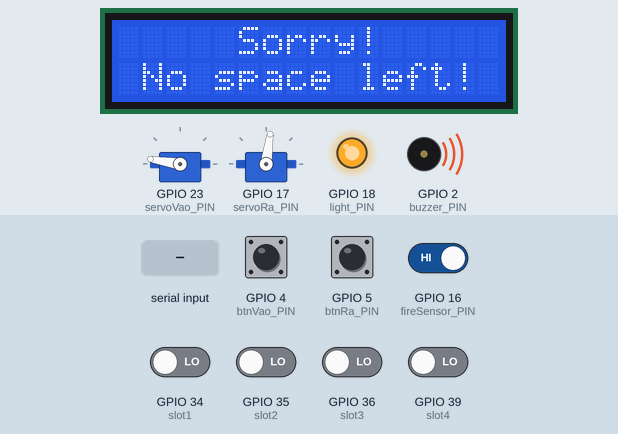
Recording of a sketch running on a simulated ESP32. On the bench: 16×2 character LCD, 2 × servo, output pins drawn as LEDs (lit = HIGH), buzzer (waves = sounding, pin HIGH). The inputs (shaded band) are chosen by the test bench; at power-on: GPIO 4 (btnVao_PIN), GPIO 5 (btnRa_PIN), GPIO 16 (fireSensor_PIN) HIGH, GPIO 34 (slot1), GPIO 35 (slot2), GPIO 36 (slot3), GPIO 39 (slot4) LOW. WiFi joins after 1.5 s; servers stay silent unless stated; the Firebase database answers and starts empty; what the sketch prints to the serial monitor is not drawn.

Above: at 3.0 s.
3.1 s: GPIO 5 (btnRa_PIN) pulled LOW for 0.15 s
At 4.7 s:
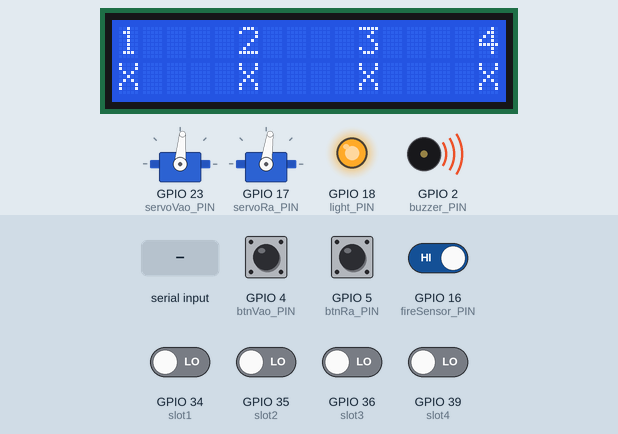
5.0 s: GPIO 16 (fireSensor_PIN) driven LOW
9.3 s: GPIO 4 (btnVao_PIN) pulled LOW for 0.15 s
At 10.9 s:
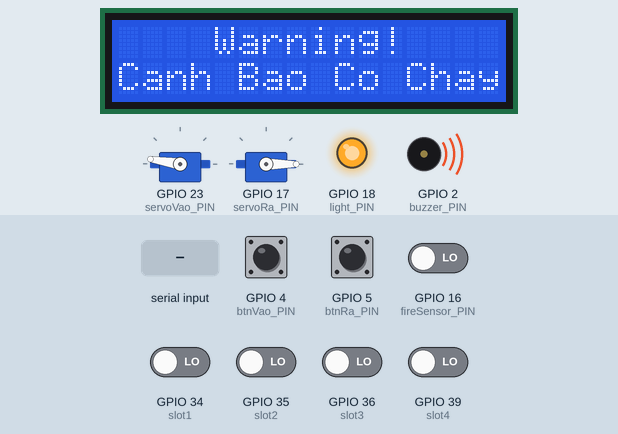
11.2 s: "1" received over Serial
At 12.1 s:
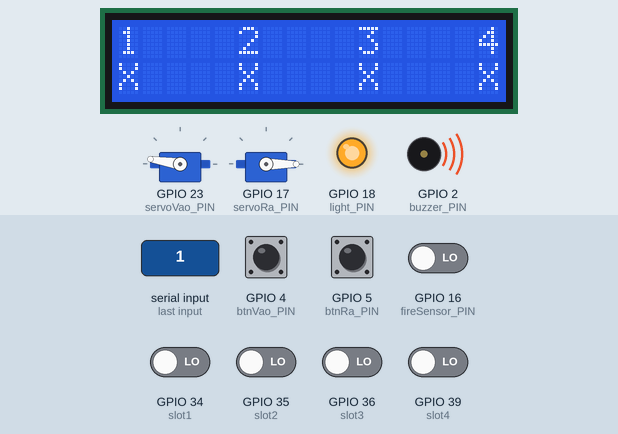
15.5 s: "2" received over Serial
19.8 s: GPIO 4 (btnVao_PIN) pulled LOW for 1 s
At 26.6 s:
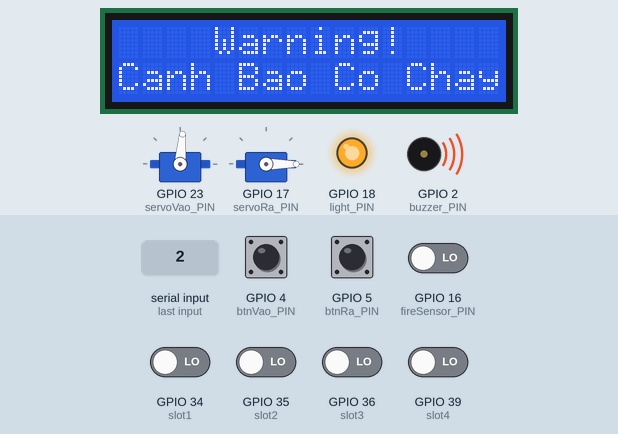
Timing chart, 0 to 27.2 s (numbered marks = the images above; inputs shaded):
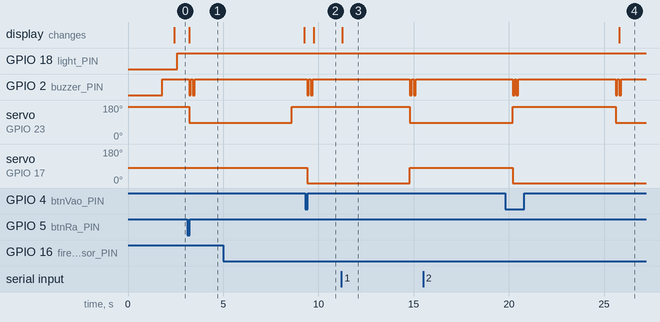

The sketch:

smart_parking_final.ino
```cpp
#include <SPI.h>
#include <Wire.h>
#include <WiFi.h>
// #include <FreeRTOS.h>
#include <ESP32Servo.h>
#include <FirebaseESP32.h>
#include <LiquidCrystal_I2C.h>
// #include <freertos/FreeRTOS.h>
#include <freertos/task.h>
#include <freertos/queue.h>
#include <freertos/semphr.h>
#include <esp_task_wdt.h>

// Khai báo các chân
#define buzzer_PIN 2
#define btnVao_PIN 4
#define btnRa_PIN 5
#define light_PIN 18
#define servoRa_PIN 17
#define servoVao_PIN 23
#define fireSensor_PIN 16
#define lightSensor_PIN 19
#define slot1 34
#define slot2 35
#define slot3 36
#define slot4 39


//============= Internet & database config ============================
#define WIFI_SSID "Beckhcmut"
#define WIFI_PASSWORD "12345678"
#define FIREBASE_AUTH "fy96O8LV5sio6dEPQHhaxE7BHAK2dyV1herIIteo"
#define FIREBASE_HOST "farebase-ded21-default-rtdb.firebaseio.com"

//============== Create object ========================================
FirebaseData firebaseData;
Servo servo_in, servo_out;
LiquidCrystal_I2C lcd(0x27, 16, 2);

TaskHandle_t xTaskSensor;
TaskHandle_t xTaskManualBarrierControl;
TaskHandle_t xTaskAutomaticBarrierControl;

SemaphoreHandle_t xMutexDisplay, xMutexServo;

//=========================== Define tasks and functions =====================
void init_system();            // Pin mode for pins, connect internet and firebase
void display(byte mode);       // Display on LCD with 4 modes: stand by, show parking space, warning
void gate_in();                // Control gate in: false to close - true to open
void gate_out();               // Control gate out: false to close - true to open
byte push_data_to_firebase();  // Push data (avaiable parking spaces) and count available spaces

//=========================== Tasks ========================================
void TaskSensor(void *pvParameters);
void TaskManualBarrierControl(void *pvParameters);
void TaskAutomaticBarrierControl(void *pvParameters);

void setup() {
  Serial.begin(9600);
  init_system();
  //display(1);  // Stand by mode

  xMutexDisplay = xSemaphoreCreateMutex();
  if (xMutexDisplay == NULL) {
    Serial.println("Failed to create Display Mutex");
  }

  xMutexServo = xSemaphoreCreateMutex();
  if (xMutexServo == NULL) {
    Serial.println("Failed to create Servo Mutex");
  }


  // Create tasks for 2 cores
  xTaskCreatePinnedToCore(TaskSensor, "TaskSensor", 20000, NULL, 0, &xTaskSensor, 0);  //tskIDLE_PRIORITY
  xTaskCreatePinnedToCore(TaskManualBarrierControl, "TaskManualBarrierControl", 2048, NULL, 1, &xTaskManualBarrierControl, 1);
  xTaskCreatePinnedToCore(TaskAutomaticBarrierControl, "TaskAutomaticBarrierControl", 2048, NULL, 1, &xTaskAutomaticBarrierControl, 1);
}
void loop() {
  vTaskDelete(NULL);
}

void TaskSensor(void *pvParameters) {
  // TIMERG0.wdt_wprotect = TIMG_WDT_WKEY_VALUE;
  // TIMERG0.wdt_feed = 1;
  // TIMERG0.wdt_wprotect = 0;
  // disableCore0WDT();
  while (1) {
    Serial.println("Task sensor...................");
    // Check fire sensor
    if (digitalRead(fireSensor_PIN) == LOW) {
      if (xSemaphoreTake(xMutexDisplay, (TickType_t)10) == pdTRUE) {
        display(4);
        xSemaphoreGive(xMutexDisplay);
      }
      if (xSemaphoreTake(xMutexServo, portMAX_DELAY) == pdTRUE) {
        servo_in.write(85);
        servo_out.write(0);
        xSemaphoreGive(xMutexServo);
      }

      digitalWrite(buzzer_PIN, LOW);
    } else {
      if (xSemaphoreTake(xMutexServo, portMAX_DELAY) == pdTRUE) {
        servo_in.write(171);
        servo_out.write(82);
        xSemaphoreGive(xMutexServo);
      }
      digitalWrite(buzzer_PIN, HIGH);
      if (push_data_to_firebase() == 4) {
        if (xSemaphoreTake(xMutexDisplay, (TickType_t)10) == pdTRUE) {
          display(5);
          xSemaphoreGive(xMutexDisplay);
        }
      } else {
        if (xSemaphoreTake(xMutexDisplay, (TickType_t)10) == pdTRUE) {
          display(1);
          Serial.println("Reset LCD into mode 1.............");
          xSemaphoreGive(xMutexDisplay);
        }
      }

      // Điều khiển đèn
      Firebase.getInt(firebaseData, "/Light/LightBtn");
      byte lightBtn = firebaseData.intData();

      if (lightBtn == 1) {
        digitalWrite(light_PIN, LOW);
      } else {
        digitalWrite(light_PIN, HIGH);
        Firebase.getInt(firebaseData, "/Light/LightAuto");
        int lightBtnAuto = firebaseData.intData();
        if (lightBtnAuto == 1) {
          digitalWrite(light_PIN, digitalRead(lightSensor_PIN) == HIGH ? LOW : HIGH);
        }
      }
    }
    Firebase.setInt(firebaseData, "/FireSensor", digitalRead(fireSensor_PIN));


    vTaskDelay(10 / portTICK_PERIOD_MS);  // Delay 10ms
  }
}

void TaskManualBarrierControl(void *pvParameters) {
  while (1) {
    Serial.println("Task manual barie.....................");
    if (digitalRead(btnRa_PIN) == 0) {
      if (xSemaphoreTake(xMutexDisplay, (TickType_t)10) == pdTRUE) {
        display(3);
        gate_in();
        xSemaphoreGive(xMutexDisplay);
      }
    }

    if (digitalRead(btnVao_PIN) == 0) gate_out();

    vTaskDelay(100 / portTICK_PERIOD_MS);  // Delay 100ms
  }
}

void TaskAutomaticBarrierControl(void *pvParameters) {
  while (1) {
    Serial.println("Task auto barie....................");
    if (Serial.available()) {
      char key = Serial.read();

      if (key == '1') {
        if (xSemaphoreTake(xMutexDisplay, (TickType_t)10) == pdTRUE) {
          display(3);
          gate_in();
          xSemaphoreGive(xMutexDisplay);
        }
      }
      if (key == '2') gate_out();
    }
    vTaskDelay(100 / portTICK_PERIOD_MS);
  }
}

void init_system() {
  // Pin mode
  pinMode(slot1, INPUT);
  pinMode(slot2, INPUT);
  pinMode(slot3, INPUT);
  pinMode(slot4, INPUT);
  pinMode(light_PIN, OUTPUT);
  pinMode(buzzer_PIN, OUTPUT);
  pinMode(fireSensor_PIN, INPUT);
  pinMode(lightSensor_PIN, INPUT);
  pinMode(btnRa_PIN, INPUT_PULLUP);
  pinMode(btnVao_PIN, INPUT_PULLUP);

  // Turn LCD on
  lcd.init();
  lcd.backlight();

  // Connect WiFi
  WiFi.begin(WIFI_SSID, WIFI_PASSWORD);
  while (WiFi.status() != WL_CONNECTED) {
    delay(500);
    Serial.print(".");
  }

  Serial.println("");
  Serial.println("WiFi connected");

  // Tạo đối tượng FirebaseConfig và cấu hình
  FirebaseConfig config;
  FirebaseAuth auth;
  config.host = FIREBASE_HOST;

  config.signer.tokens.legacy_token = FIREBASE_AUTH;

  // Khởi tạo kết nối Firebase
  Firebase.begin(&config, &auth);
  Firebase.reconnectWiFi(true);
  Firebase.setReadTimeout(firebaseData, 1000 * 60);
  Firebase.setwriteSizeLimit(firebaseData, "tiny");

  if (Firebase.beginStream(firebaseData, "/")) {
    Serial.println("Connected to Firebase");
  } else {
    Serial.println("Failed to connect to Firebase");
    Serial.println(firebaseData.errorReason());
  }

  servo_in.attach(servoVao_PIN);
  servo_out.attach(servoRa_PIN);
  servo_in.write(171);
  servo_out.write(82);
}

void gate_in() {
  if (xSemaphoreTake(xMutexServo, portMAX_DELAY) == pdTRUE) {
    servo_in.write(85);

    for (int i = 0; i < 2; i++) {
      digitalWrite(buzzer_PIN, LOW);
      vTaskDelay(100 / portTICK_PERIOD_MS);
      digitalWrite(buzzer_PIN, HIGH);
      vTaskDelay(100 / portTICK_PERIOD_MS);
    }
    vTaskDelay(5000 / portTICK_PERIOD_MS);
    servo_in.write(171);
    xSemaphoreGive(xMutexServo);
  }
}

void gate_out() {
  if (xSemaphoreTake(xMutexServo, portMAX_DELAY) == pdTRUE) {
    servo_out.write(0);

    for (int i = 0; i < 2; i++) {
      digitalWrite(buzzer_PIN, LOW);
      vTaskDelay(100 / portTICK_PERIOD_MS);
      digitalWrite(buzzer_PIN, HIGH);
      vTaskDelay(100 / portTICK_PERIOD_MS);
    }

    vTaskDelay(5000 / portTICK_PERIOD_MS);
    servo_out.write(82);
    xSemaphoreGive(xMutexServo);
  }
}

void display(byte mode) {
  lcd.clear();
  switch (mode) {
    case 1:  // Stand by mode
      lcd.setCursor(0, 0);
      lcd.print("     Welcome    ");
      lcd.setCursor(0, 1);
      lcd.print("Check Your Card ");
      break;
    case 2:  // Wrong card
      lcd.setCursor(3, 0);
      lcd.print("Wrong card");
      lcd.setCursor(0, 1);
      lcd.print("Check Again");
      break;
    case 3:  // Correct card, check space
      lcd.setCursor(0, 0);
      lcd.print("1    2    3    4");

      lcd.setCursor(0, 1);
      (digitalRead(slot1) == LOW) ? lcd.print("X    ") : lcd.print("V    ");

      lcd.setCursor(5, 1);
      (digitalRead(slot2) == LOW) ? lcd.print("X    ") : lcd.print("V    ");

      lcd.setCursor(10, 1);
      (digitalRead(slot3) == LOW) ? lcd.print("X    ") : lcd.print("V    ");

      lcd.setCursor(15, 1);
      (digitalRead(slot4) == LOW) ? lcd.print("X") : lcd.print("V");
      break;
    case 4:  // Warning by sensor
      lcd.setCursor(0, 0);
      lcd.print("    Warning!    ");
      lcd.setCursor(0, 1);
      lcd.print("Canh Bao Co Chay");
      break;
    case 5:
      lcd.setCursor(0, 0);
      lcd.print("     Sorry!     ");
      lcd.setCursor(0, 1);
      lcd.print(" No space left! ");
      break;
    default:
      break;
  }
}
byte push_data_to_firebase() {
  byte a = (digitalRead(slot1) == LOW) ? 1 : 0;
  byte b = (digitalRead(slot2) == LOW) ? 1 : 0;
  byte c = (digitalRead(slot3) == LOW) ? 1 : 0;
  byte d = (digitalRead(slot4) == LOW) ? 1 : 0;

  byte count = a + b + c + d;


  Firebase.setInt(firebaseData, "/ParkingSpace/Space1", a);
  Firebase.setInt(firebaseData, "/ParkingSpace/Space2", b);
  Firebase.setInt(firebaseData, "/ParkingSpace/Space3", c);
  Firebase.setInt(firebaseData, "/ParkingSpace/Space4", d);

  return count;
}

// Function to generate buzzer sound
void generateTone(unsigned int frequency, unsigned long duration) {
  unsigned long period = 1000000 / frequency;  // Calculate the period of one cycle in microseconds
  unsigned long startTime = micros();          // Get the current time

  while (micros() - startTime < duration * 1000) {  // Convert duration to microseconds
    digitalWrite(buzzer_PIN, HIGH);                        // Turn on the buzzer
    delayMicroseconds(period / 2);                  // Wait for half of the period
    digitalWrite(buzzer_PIN, LOW);                         // Turn off the buzzer
    delayMicroseconds(period / 2);                  // Wait for the other half of the period
  }
}

// Function to generate access granted buzzer sound
void barrierOpenSound() {
  int frequency = 1400;
  int duration = 100;
  generateTone(frequency, duration);  // Frequency, duration
  vTaskDelay(50 / portTICK_PERIOD_MS);     // Pause between tones
  generateTone(frequency, duration);
  vTaskDelay(50 / portTICK_PERIOD_MS);
}

// Function to generate access denied buzzer sound
void accessDeniedSound() {
  int frequency = 400;
  int duration = 100;
  generateTone(frequency, duration);  // Frequency, duration
  vTaskDelay(50 / portTICK_PERIOD_MS);     // Pause between tones
  generateTone(frequency, duration);
  vTaskDelay(50 / portTICK_PERIOD_MS);
}
```

Measured:
- after the input at 3.1 s, GPIO 2 (buzzer_PIN): alternates HIGH for 0.10 s and LOW for 0.10 s, 4 changes in all, then stays HIGH, starting after 0.10 s; servo on GPIO 23 (servoVao_PIN): 171° → 85° after 0.10 s; the display: changes after 0.10 s (image 1)
- after the input at 9.3 s, servo on GPIO 23 (servoVao_PIN): stays 171° (without the input it goes to 85° after 0.46 s); servo on GPIO 17 (servoRa_PIN): 82° → 0° after 0.10 s instead of 0.46 s
- after the input at 11.2 s, servo on GPIO 17 (servoRa_PIN): 0° → 82° after 3.6 s; the display: changes at once (image 3)
- after the input at 15.5 s, every drawn part: stays the same
- after the input at 19.8 s, servo on GPIO 23 (servoVao_PIN): 85° → 171° after 0.40 s, → 85° 5.4 s later
